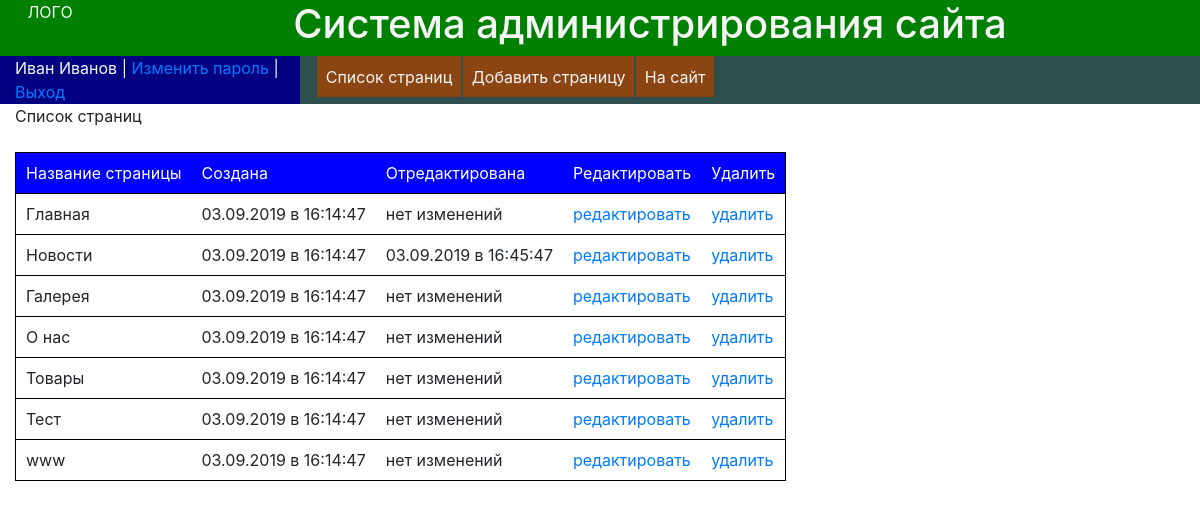
The app's page /site/admin/index.php?page=pagelist (signed in) with its own data.
### tables this page shows
CREATE TABLE `pages` (
  `id` int(2) NOT NULL AUTO_INCREMENT,
  `menu_name` varchar(50) DEFAULT NULL,
  `content` text,
  `visible_in_main_menu` enum('0','1') DEFAULT NULL,
  `created_at` int(20) DEFAULT NULL,
  `updated_at` int(20) DEFAULT NULL,
  PRIMARY KEY (`id`)
);

### site/admin/index.php (called while the page is built)
<?php
require_once "header.php";
require_once "config/ini.php";
require_once "router.php";
require_once "footer.php";

### site/admin/config/ini.php (called while the page is built, shortened)
<?php
spl_autoload_register(function ($name)
{
    $name = str_replace('\\', '/', $name);
});
$pages = new CPage();

### site/admin/app/classes/Db.php (called while the page is built, shortened)
<?php
class Db extends Config
{
    protected $connection;
    public function __construct()
    {
        if($this->connection = mysqli_connect($this->host,$this->user,$this->pass,$this->db))
        {
            mysqli_query($this->connection,"SET NAMES UTF8");
        }
    }
    public function sql($query)
    {
        if($query)
        {
            try
            {
                $result = mysqli_query($this->connection,$query);
                while ($row = mysqli_fetch_assoc($result))
                {
                    $pages[] = $row;
                }
                return $pages;
            }catch (Exception $e) {
                echo 'возникла ошибка: ',  $e->getMessage(), "\n";
            }
        }
    }
}

### site/admin/app/classes/MPage.php (called while the page is built, shortened)
<?php
class MPage extends Db
{
    protected function getPagesList()
    {
        $result = $this->sql("SELECT id, menu_name, created_at, updated_at FROM pages");
        return $result;
    }
}

### site/admin/app/classes/CPage.php (called while the page is built, shortened)
<?php
class CPage extends MPage
{
    public function pagesList()
    {
        return $this->getPagesList();
    }
}

### site/admin/views/Vpagelist.php (the view)
Список страниц<br><br>
<table id="pagelist">
    <tr class="table_header">
        <td>Название страницы</td>
        <td>Создана</td>
        <td>Отредактирована</td>
        <td>Редактировать</td>
        <td>Удалить</td>
    </tr>
<?php
$all_pages = $pages->pagesList();
foreach ($all_pages as $page)
{
?>
    <tr>
        <td><?=$page['menu_name']?></td>
        <td><?=date('d.m.Y в H:i:s', $page['created_at'])?></td>
        <td>
            <?php
            if($page['updated_at'])
            {
                echo date('d.m.Y в H:i:s', $page['updated_at']);
            }
            else
            {
                echo "нет изменений";
            }
            ?>
        </td>
        <td><a href='index.php?page=pageedit&id=<?=$page['id']?>'>редактировать</a></td>
        <td><a href='index.php?page=pagedelete&id=<?=$page['id']?>'>удалить</td>
    </tr>
<?php
}
?>
</table>

### site/admin/header.php (shortened to what this page needs)
<html lang="ru">
<head>
    <link rel="stylesheet" href="https://stackpath.bootstrapcdn.com/bootstrap/4.3.1/css/bootstrap.min.css">
    <link href="style/style.css" rel="stylesheet" type="text/css">
</head>
<body>
<div  class="container-fluid">
    <div id="header" class="row">
        <div class="col-sm-1">
            ЛОГО
        </div>
        <div class="col-sm">
            <h1>Система администрирования сайта</h1>
        </div>
    </div>

### site/admin/router.php (shortened to what this page needs)
<?php
if ($_SESSION['loged'])
{
    require_once "views/Vmenu.php";
    if ($_GET)
    {
        switch ($_GET['page'])
        {
            case "pagelist":
                require_once "views/Vpagelist.php";
                break;
        }
    }
}

### site/admin/views/Vmenu.php
<div id="top_menu" class="row">
    <div class="col-sm-3 loged">
            <?php
            echo $_SESSION['loged']." | <a href='index.php?page=changepass'>Изменить пароль</a> | <a href='index.php?page=logout'>Выход</a>";
            ?>
    </div>
    <div class="col-sm menu">
        <a href="index.php?page=pagelist">Список страниц</a>
        <a href="index.php?page=pageadd">Добавить страницу</a>
        <a href="http://localhost/valeriy/site" target="_blank">На сайт</a>
    </div>
</div>

### site/admin/footer.php
</div>
</body>
</html>

### site/admin/style/style.css (style rules this page uses)
#header { background-color: green; color: whitesmoke; text-align: center; }
#top_menu { background-color: darkslategray; color: whitesmoke; }
.loged { background-color: navy; }
.menu a { color: whitesmoke; background-color: saddlebrown; text-decoration: none; padding: 1%; display: block; float: left; margin-left: 2px; }
#pagelist { border-collapse: collapse; border: 1px solid black; }
#pagelist td { padding: 10px; border-bottom: 1px solid black; }
#pagelist .table_header td { background-color: blue; color: white; }

### records on screen
pages: menu_name "Главная", created_at "03.09.2019 в 16:14:47", shows "нет изменений"
pages: menu_name "Новости", created_at "03.09.2019 в 16:14:47", updated_at "03.09.2019 в 16:45:47"
pages: menu_name "Галерея", created_at "03.09.2019 в 16:14:47", shows "нет изменений"
pages: menu_name "О нас", created_at "03.09.2019 в 16:14:47", shows "нет изменений"
pages: menu_name "Товары", created_at "03.09.2019 в 16:14:47", shows "нет изменений"
pages: menu_name "Тест", created_at "03.09.2019 в 16:14:47", shows "нет изменений"
pages: menu_name "www", created_at "03.09.2019 в 16:14:47", shows "нет изменений"

### other values on screen
$_SESSION['loged'] "Иван Иванов"
